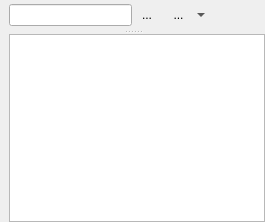
      <widget class="QWidget" name="pgCodeEditor">
       <layout class="QVBoxLayout" name="verticalLayout_3">
        <property name="spacing">
         <number>0</number>
        </property>
        <property name="leftMargin">
         <number>0</number>
        </property>
        <property name="topMargin">
         <number>0</number>
        </property>
        <property name="rightMargin">
         <number>0</number>
        </property>
        <property name="bottomMargin">
         <number>0</number>
        </property>
        <item>
         <widget class="QWidget" name="widget_3" native="true">
          <property name="minimumSize">
           <size>
            <width>0</width>
            <height>30</height>
           </size>
          </property>
          <property name="maximumSize">
           <size>
            <width>16777214</width>
            <height>30</height>
           </size>
          </property>
          <property name="baseSize">
           <size>
            <width>0</width>
            <height>30</height>
           </size>
          </property>
          <layout class="QHBoxLayout" name="horizontalLayout_5">
           <property name="spacing">
            <number>1</number>
           </property>
           <property name="leftMargin">
            <number>9</number>
           </property>
           <property name="topMargin">
            <number>0</number>
           </property>
           <property name="rightMargin">
            <number>0</number>
           </property>
           <property name="bottomMargin">
            <number>0</number>
           </property>
           <item>
            <widget class="QLineEdit" name="edtCodeFile">
             <property name="sizePolicy">
              <sizepolicy hsizetype="Expanding" vsizetype="Fixed">
               <horstretch>1</horstretch>
               <verstretch>0</verstretch>
              </sizepolicy>
             </property>
             <property name="minimumSize">
              <size>
               <width>0</width>
               <height>22</height>
              </size>
             </property>
             <property name="frame">
              <bool>true</bool>
             </property>
            </widget>
           </item>
           <item alignment="Qt::AlignVCenter">
            <widget class="QPushButton" name="btnBrowseCodeFile">
             <property name="minimumSize">
              <size>
               <width>28</width>
               <height>22</height>
              </size>
             </property>
             <property name="maximumSize">
              <size>
               <width>28</width>
               <height>22</height>
              </size>
             </property>
             <property name="mouseTracking">
              <bool>false</bool>
             </property>
             <property name="styleSheet">
              <string notr="true">QPushButton { 
	border:0px;
}

QPushButton:hover {
	border: 1px;
	border-style: solid ;
	border-color:rgb(170, 170, 255);
	border-radius: 2px;
 }

QPushButton:pressed{
	background-color: rgb(170, 170, 255);
}</string>
             </property>
             <property name="text">
              <string>...</string>
             </property>
             <property name="default">
              <bool>false</bool>
             </property>
             <property name="flat">
              <bool>true</bool>
             </property>
            </widget>
           </item>
           <item>
            <widget class="QToolButton" name="btnSaveCode">
             <property name="minimumSize">
              <size>
               <width>45</width>
               <height>26</height>
              </size>
             </property>
             <property name="maximumSize">
              <size>
               <width>40</width>
               <height>26</height>
              </size>
             </property>
             <property name="baseSize">
              <size>
               <width>0</width>
               <height>25</height>
              </size>
             </property>
             <property name="autoFillBackground">
              <bool>false</bool>
             </property>
             <property name="text">
              <string>...</string>
             </property>
             <property name="icon">
              <iconset>
               <normaloff>images/save.png</normaloff>images/save.png</iconset>
             </property>
             <property name="popupMode">
              <enum>QToolButton::MenuButtonPopup</enum>
             </property>
             <property name="autoRaise">
              <bool>true</bool>
             </property>
             <property name="arrowType">
              <enum>Qt::NoArrow</enum>
             </property>
            </widget>
           </item>
           <item>
            <widget class="QPushButton" name="btnRunCode">
             <property name="minimumSize">
              <size>
               <width>28</width>
               <height>22</height>
              </size>
             </property>
             <property name="maximumSize">
              <size>
               <width>28</width>
               <height>22</height>
              </size>
             </property>
             <property name="styleSheet">
              <string notr="true">QPushButton { 
	border:0px;
}

QPushButton:hover {
	border: 1px;
	border-style: solid ;
	border-color:rgb(170, 170, 255);
	border-radius: 2px;
 }

QPushButton:pressed{
	background-color: rgb(170, 170, 255);
}</string>
             </property>
             <property name="text">
              <string/>
             </property>
             <property name="icon">
              <iconset>
               <normaloff>images/Custom-Icon-Design-Flatastic-9-Start.ico</normaloff>images/Custom-Icon-Design-Flatastic-9-Start.ico</iconset>
             </property>
             <property name="autoDefault">
              <bool>false</bool>
             </property>
             <property name="default">
              <bool>false</bool>
             </property>
             <property name="flat">
              <bool>false</bool>
             </property>
            </widget>
           </item>
           <item alignment="Qt::AlignHCenter|Qt::AlignVCenter">
            <widget class="QPushButton" name="btnStopCode">
             <property name="enabled">
              <bool>false</bool>
             </property>
             <property name="minimumSize">
              <size>
               <width>28</width>
               <height>22</height>
              </size>
             </property>
             <property name="maximumSize">
              <size>
               <width>28</width>
               <height>22</height>
              </size>
             </property>
             <property name="styleSheet">
              <string notr="true">QPushButton { 
	border:0px;
}

QPushButton:hover {
	border: 1px;
	border-style: solid ;
	border-color:rgb(170, 170, 255);
	border-radius: 2px;
 }

QPushButton:pressed{
	background-color: rgb(170, 170, 255);
}</string>
             </property>
             <property name="text">
              <string/>
             </property>
             <property name="icon">
              <iconset>
               <normaloff>images/stop-sign-hi.png</normaloff>images/stop-sign-hi.png</iconset>
             </property>
             <property name="autoDefault">
              <bool>false</bool>
             </property>
             <property name="default">
              <bool>false</bool>
             </property>
             <property name="flat">
              <bool>true</bool>
             </property>
            </widget>
           </item>
          </layout>
         </widget>
        </item>
        <item>
         <widget class="QWidget" name="widget_5" native="true">
          <layout class="QVBoxLayout" name="verticalLayout_4">
           <property name="spacing">
            <number>0</number>
           </property>
           <property name="leftMargin">
            <number>0</number>
           </property>
           <property name="topMargin">
            <number>0</number>
           </property>
           <property name="rightMargin">
            <number>0</number>
           </property>
           <property name="bottomMargin">
            <number>0</number>
           </property>
           <item>
            <widget class="QSplitter" name="splitter">
             <property name="orientation">
              <enum>Qt::Vertical</enum>
             </property>
             <widget class="QWidget" name="widget_6" native="true">
              <property name="sizePolicy">
               <sizepolicy hsizetype="Preferred" vsizetype="Preferred">
                <horstretch>0</horstretch>
                <verstretch>1</verstretch>
               </sizepolicy>
              </property>
              <layout class="QHBoxLayout" name="horizontalLayout_4">
               <property name="spacing">
                <number>0</number>
               </property>
               <property name="leftMargin">
                <number>9</number>
               </property>
               <property name="topMargin">
                <number>0</number>
               </property>
               <property name="rightMargin">
                <number>0</number>
               </property>
               <property name="bottomMargin">
                <number>0</number>
               </property>
              </layout>
             </widget>
             <widget class="QWidget" name="widget_7" native="true">
              <property name="sizePolicy">
               <sizepolicy hsizetype="Preferred" vsizetype="Preferred">
                <horstretch>0</horstretch>
                <verstretch>0</verstretch>
               </sizepolicy>
              </property>
              <property name="minimumSize">
               <size>
                <width>0</width>
                <height>80</height>
               </size>
              </property>
              <property name="baseSize">
               <size>
                <width>0</width>
                <height>80</height>
               </size>
              </property>
              <layout class="QHBoxLayout" name="horizontalLayout_7">
               <property name="spacing">
                <number>0</number>
               </property>
               <property name="leftMargin">
                <number>9</number>
               </property>
               <property name="topMargin">
                <number>0</number>
               </property>
               <property name="rightMargin">
                <number>0</number>
               </property>
               <property name="bottomMargin">
                <number>0</number>
               </property>
               <item>
                <widget class="QTextEdit" name="edtLog"/>
               </item>
              </layout>
             </widget>
            </widget>
           </item>
          </layout>
         </widget>
        </item>
       </layout>
      </widget>
